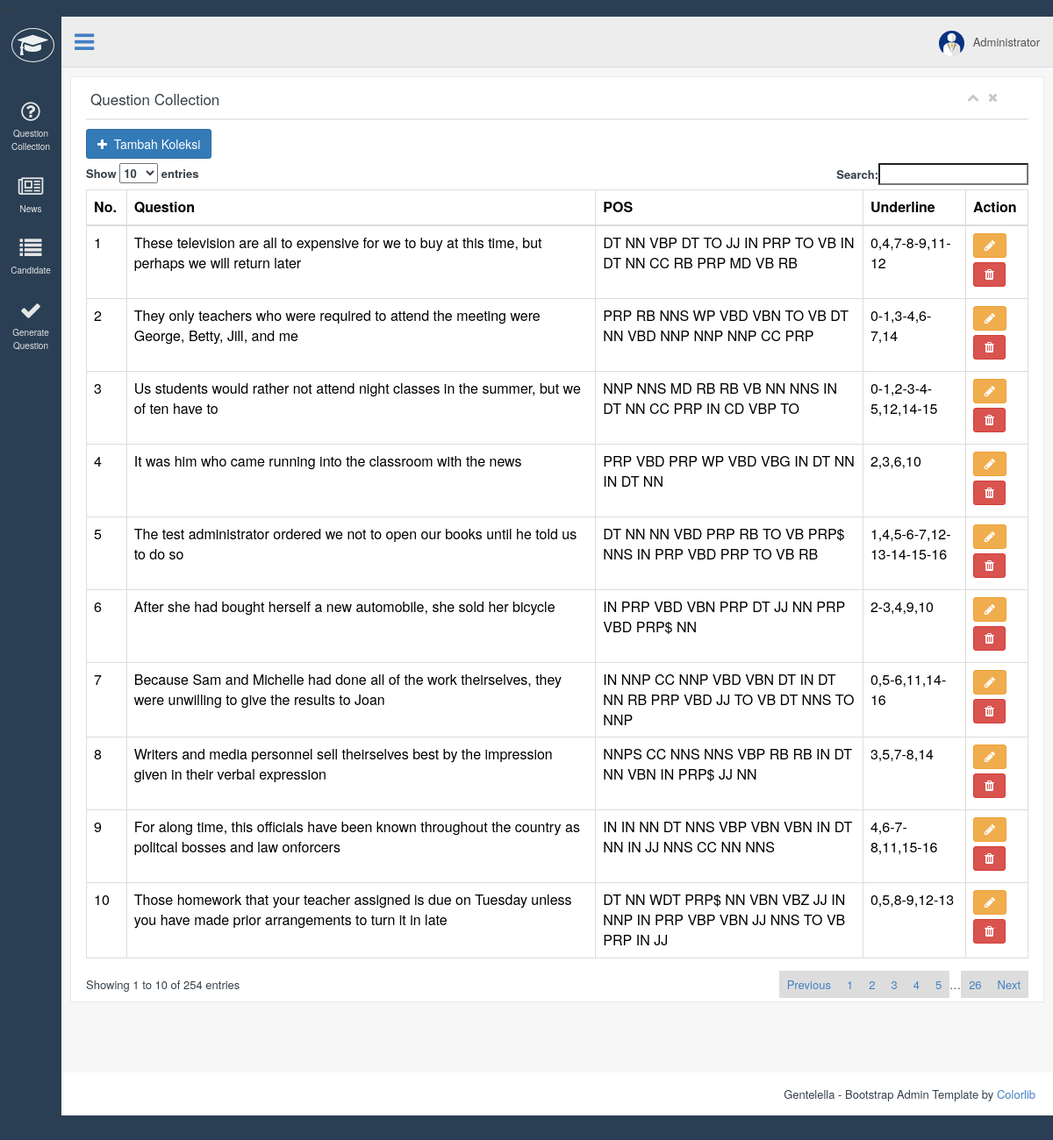
Page /index.php/question/eiQuestion on the committed database.
### tables this page shows
CREATE TABLE `tb_collection` (
  `id` int(11) NOT NULL,
  `text` mediumtext NOT NULL,
  `postext` mediumtext,
  `underline` varchar(255) NOT NULL,
  `answer` int(11) DEFAULT NULL
);

### application/controllers/Question.php (called while the page is built, shortened)
<?php
class Question extends CI_Controller {
	public function eiQuestion(){
		$data['all'] = $this->QuestionModel->selectAll()->result_array();
		$this->load->view('layout/header');
		$this->load->view('collection-ei',$data);
		$this->load->view('layout/footer');
	}
}

### index.php (called while the page is built, shortened)
<?php
require_once BASEPATH.'core/CodeIgniter.php';

### application/models/QuestionModel.php (called while the page is built, shortened)
<?php
class QuestionModel extends CI_Model {
	public $tableName;
	public function __construct(){
		$this->tableName = "tb_collection";
	}
	public function selectAll($from=0,$offset=0){
		$this->db->select('*');
		$this->db->from($this->tableName);
		$this->db->limit($from,$offset);
		return $this->db->get();
	}
}

### application/views/collection-ei.php (the view)
<div class="right_col" role="main">
  <div class="row">
    <div class="x_panel">
      <div class="x_title">
        <h2>Question Collection</h2>
        <ul class="nav navbar-right panel_toolbox">
          <li><a class="collapse-link"><i class="fa fa-chevron-up"></i></a>
          </li>
          <li><a class="close-link"><i class="fa fa-close"></i></a>
          </li>
        </ul>
        <div class="clearfix"></div>
      </div>
      <div class="row">
        <div class="col-md-12">
           <a href="<?php echo base_url();?>Question/formQuestion" class="btn btn-primary"><i class="fa fa-plus"></i>&nbsp; Tambah Koleksi</a>
           <table id="table" class="table table-bordered" style="color:black;">
            <thead>
              <tr>
                <th>No.</th>
                <th>Question</th>
                <th>POS</th>
                <th>Underline</th>
                <th>Action</th>
              </tr>
            </thead>
            <tbody>
              <?php $i=1;foreach($all as $row){ ?>
              <tr>
                <td><?php echo $i++; ?></td>
                <td><?php echo $row['text']; ?></td>
                <td><?php echo $row['postext']; ?></td>
                <td><?php echo $row['underline']; ?></td>
                <td>
                <a href="<?php echo base_url();?>Question/formQuestion/<?php echo $row['id']; ?>" target="_blank" title="Edit soal"><button class="btn btn-warning" ><i class="fa fa-pencil"></i></button></a>
                <a href="<?php echo base_url();?>Question/delete/<?php echo $row['id']; ?>" title="Hapus"><button class="btn btn-danger" ><i class="fa fa-trash" aria-hidden="true"></i></button></a>
                </td>
              </tr>
              <?php } ?>
            </tbody>
          </table>
        </div>
      </div>
    </div>
  </div>
</div>

### application/views/layout/header.php (shortened to what this page needs)
<!DOCTYPE html>
<html lang="en">
  <head>
    <link href="<?php echo base_url(); ?>vendors/bootstrap/dist/css/bootstrap.min.css" rel="stylesheet">
    <link href="<?php echo base_url(); ?>assets/build/css/custom.min.css" rel="stylesheet">
    <link href="<?php echo base_url(); ?>assets/css/main.css" rel="stylesheet">
    <link href="<?php echo base_url(); ?>assets/css/font-awesome.min.css" rel="stylesheet">
    <link rel="stylesheet" href="<?php echo base_url(); ?>assets/css/sweetalert/sweetalert.css">
  </head>
  <body class="nav-sm">
    <div class="container body">
      <div class="main_container">
        <div class="col-md-3 left_col">
          <div class="left_col scroll-view">
            <div class="navbar nav_title" style="border: 0;">
              <a href="<?php echo site_url('/') ?>" class="site_title"><i class="fa fa-graduation-cap"></i> <span>TOEFL Generation</span></a>
            </div>
            <br />
            <div id="sidebar-menu" class="main_menu_side hidden-print main_menu">
              <div class="menu_section">
                <ul class="nav side-menu">
                  <li><a href="<?php echo site_url('Question/allQuestion'); ?>"><i class="fa fa-question-circle-o"></i>Question Collection</a></li>
                  <li><a href="<?php echo site_url('News/allNews'); ?>"><i class="fa fa-newspaper-o"></i>News</a></li>
                  <li><a href="<?php echo site_url('QG/allCandidate'); ?>"><i class="fa fa-list"></i>Candidate</a></li>
                  <li><a href="<?php echo site_url('QG/generate'); ?>"><i class="fa fa-check"></i>Generate Question</a></li>
                </ul>
              </div>
            </div>
          </div>
        </div>
        <div class="top_nav">
          <div class="nav_menu">
            <nav>
              <div class="nav toggle">
                <a id="menu_toggle"><i class="fa fa-bars"></i></a>
              </div>
              <ul class="nav navbar-nav navbar-right">
                <li class="">
                  <a href="javascript:;" class="user-profile dropdown-toggle" data-toggle="dropdown" aria-expanded="false">
                    <img src="<?php echo base_url(); ?>assets/images/icon/<?php if($_SESSION['kategori'] == 'siswa') echo 'siswa.jpg'; else echo 'guru.jpg';?>" alt="">Administrator
                  </a>
                </li>
              </ul>
            </nav>
          </div>
        </div>

### application/views/layout/footer.php (shortened to what this page needs)
        <footer>
          <div class="pull-right">
            Gentelella - Bootstrap Admin Template by <a href="https://colorlib.com">Colorlib</a>
          </div>
          <div class="clearfix"></div>
        </footer>
      </div>
    </div>
  </body>
</html>

### assets/css/main.css (style rules this page uses)
body { color: #36404a; }
a { color: #4280c3; }

### rows in the picture
tb_collection: text "These television are all to expensive for we to buy at this time, but perhaps we will return later", postext "DT NN VBP DT TO JJ IN PRP TO VB IN DT NN CC RB PRP MD VB RB", underline "0,4,7-8-9,11-12"
tb_collection: text "They only teachers who were required to attend the meeting were George, Betty, Jill, and me", postext "PRP RB NNS WP VBD VBN TO VB DT NN VBD NNP NNP NNP CC PRP", underline "0-1,3-4,6-7,14"
tb_collection: text "Us students would rather not attend night classes in the summer, but we of ten have to", postext "NNP NNS MD RB RB VB NN NNS IN DT NN CC PRP IN CD VBP TO", underline "0-1,2-3-4-5,12,14-15"
tb_collection: text "It was him who came running into the classroom with the news", postext "PRP VBD PRP WP VBD VBG IN DT NN IN DT NN", underline "2,3,6,10"
tb_collection: text "The test administrator ordered we not to open our books until he told us to do so", postext "DT NN NN VBD PRP RB TO VB PRP$ NNS IN PRP VBD PRP TO VB RB", underline "1,4,5-6-7,12-13-14-15-16"
tb_collection: text "After she had bought herself a new automobile, she sold her bicycle", postext "IN PRP VBD VBN PRP DT JJ NN PRP VBD PRP$ NN", underline "2-3,4,9,10"
tb_collection: text "Because Sam and Michelle had done all of the work theirselves, they were unwilling to give the results to Joan", postext "IN NNP CC NNP VBD VBN DT IN DT NN RB PRP VBD JJ TO VB DT NNS TO NNP", underline "0,5-6,11,14-16"
tb_collection: text "Writers and media personnel sell theirselves best by the impression given in their verbal expression", postext "NNPS CC NNS NNS VBP RB RB IN DT NN VBN IN PRP$ JJ NN", underline "3,5,7-8,14"
tb_collection: text "For along time, this officials have been known throughout the country as politcal bosses and law onforcers", postext "IN IN NN DT NNS VBP VBN VBN IN DT NN IN JJ NNS CC NN NNS", underline "4,6-7-8,11,15-16"
tb_collection: text "Those homework that your teacher assigned is due on Tuesday unless you have made prior arrangements to turn it in late", postext "DT NN WDT PRP$ NN VBN VBZ JJ IN NNP IN PRP VBP VBN JJ NNS TO VB PRP IN JJ", underline "0,5,8-9,12-13"
